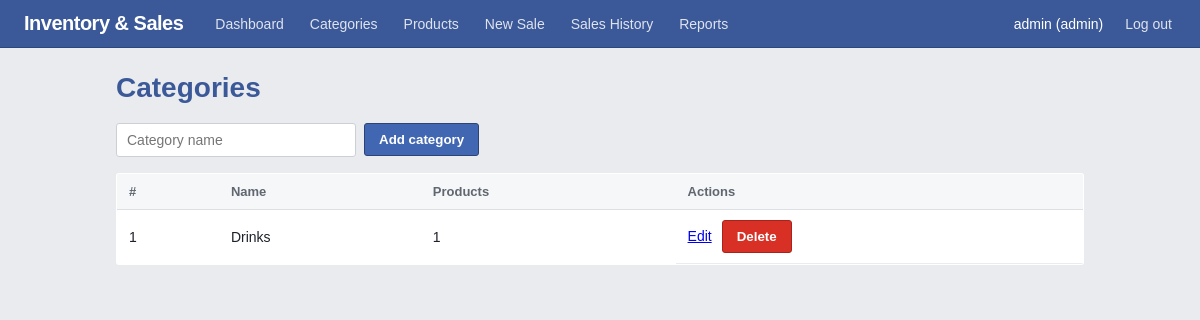
The app's page /pages/categories.php (signed in), older data.
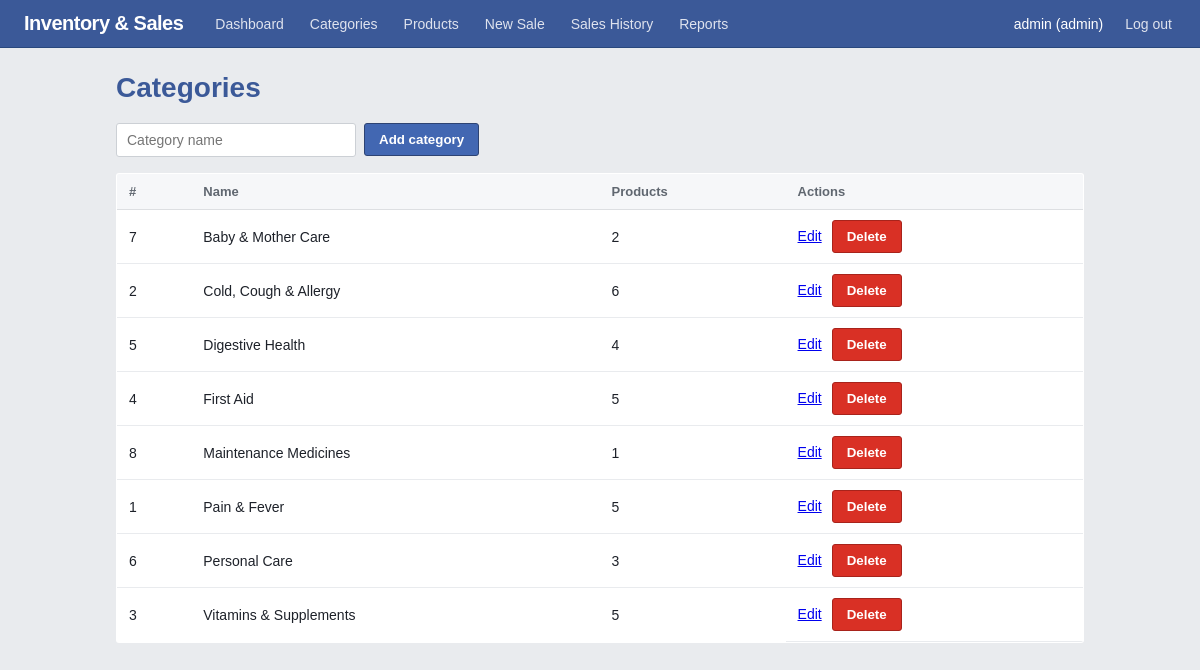
The same page, newer data.
### tables this page shows
CREATE TABLE `categories` (
  `id` int(11) NOT NULL,
  `name` varchar(100) NOT NULL,
  `is_active` tinyint(1) NOT NULL DEFAULT 1
);

### pages/categories.php (the view, shortened to what this page needs)
<?php
require '../includes/db.php';
$editing = null;
$rows = $conn->query(
    "SELECT c.id, c.name, COUNT(p.id) AS product_count
     FROM categories c
     LEFT JOIN products p ON p.category_id = c.id AND p.is_active = 1
     WHERE c.is_active = 1
     GROUP BY c.id, c.name ORDER BY c.name"
);
require '../includes/header.php';
?>
<h1>Categories</h1>
<form method="POST" class="inline-form">
    <input type="text" name="name" placeholder="Category name" required
           value="<?= $editing ? htmlspecialchars($editing['name']) : '' ?>">
    <button type="submit"><?= $editing ? 'Save changes' : 'Add category' ?></button>
</form>
<table>
    <tr><th>#</th><th>Name</th><th>Products</th><th>Actions</th></tr>
    <?php while ($r = $rows->fetch_assoc()): ?>
        <tr>
            <td><?= (int)$r['id'] ?></td>
            <td><?= htmlspecialchars($r['name']) ?></td>
            <td><?= (int)$r['product_count'] ?></td>
            <td class="actions">
                <a href="categories.php?edit=<?= (int)$r['id'] ?>">Edit</a>
                <form method="POST" onsubmit="return confirm('Delete this category?');">
                    <button type="submit" class="danger">Delete</button>
                </form>
            </td>
        </tr>
    <?php endwhile; ?>
</table>
<?php require '../includes/footer.php'; ?>

Row changes from the older to the newer data that the page shows:
added categories: id "7", name "Baby & Mother Care", product_count "2"
added categories: id "2", name "Cold, Cough & Allergy", product_count "6"
added categories: id "5", name "Digestive Health", product_count "4"
added categories: id "4", name "First Aid", product_count "5"
added categories: id "8", name "Maintenance Medicines", product_count "1"
changed categories id 1: name "Drinks" → "Pain & Fever"; product_count "1" → "5"
added categories: id "6", name "Personal Care", product_count "3"
added categories: id "3", name "Vitamins & Supplements", product_count "5"
